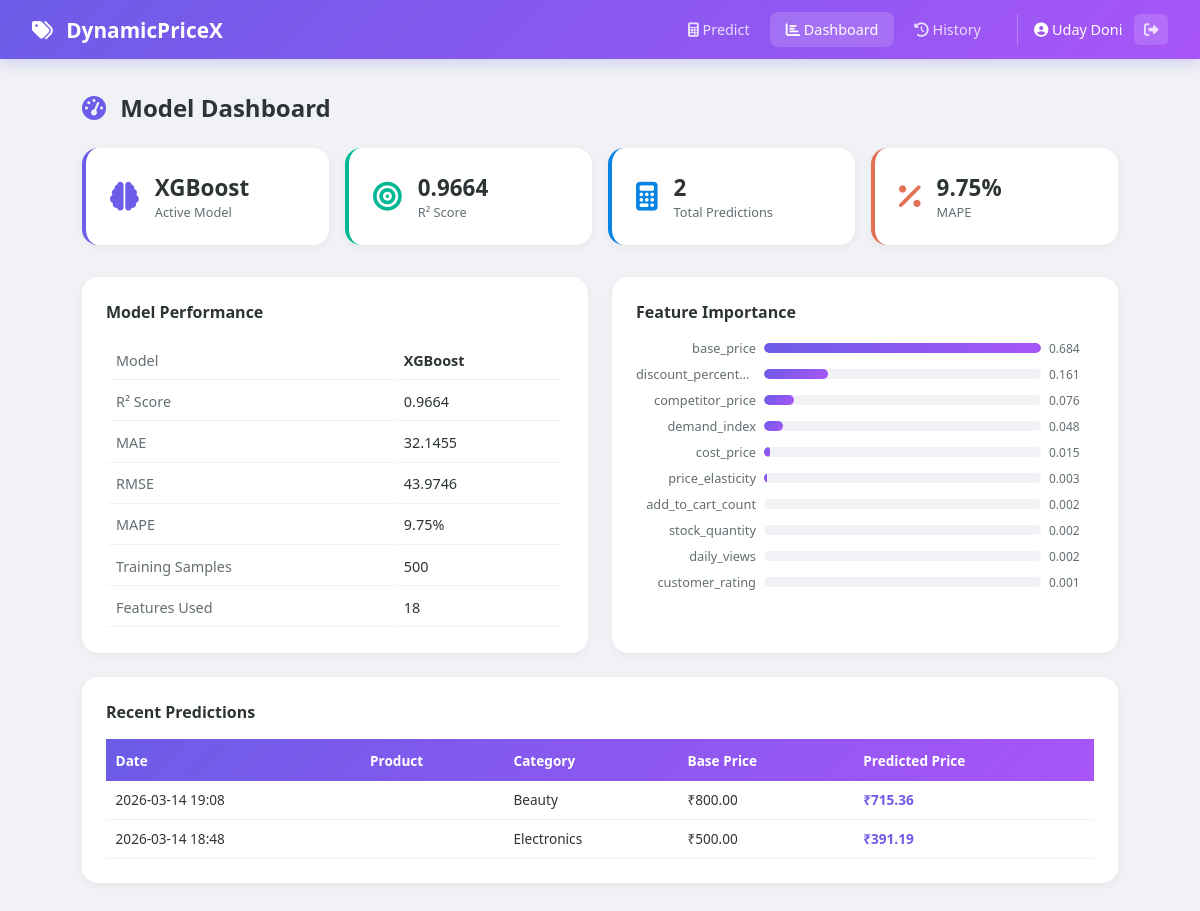
/dashboard (signed in), run on the app's committed database.
### database.py (models this page shows, shortened)
class User(UserMixin, db.Model):
    __tablename__ = 'users'
    id = db.Column(db.Integer, primary_key=True)
    username = db.Column(db.String(80), unique=True, nullable=False)
    email = db.Column(db.String(120), unique=True, nullable=False)
    password_hash = db.Column(db.String(256), nullable=False)
    full_name = db.Column(db.String(150), nullable=True)
    company = db.Column(db.String(150), nullable=True)
    created_at = db.Column(db.DateTime, default=datetime.utcnow)
    last_login = db.Column(db.DateTime, nullable=True)
    predictions = db.relationship('PredictionLog', backref='user', lazy=True)

class PredictionLog(db.Model):
    __tablename__ = 'prediction_logs'
    id = db.Column(db.Integer, primary_key=True)
    user_id = db.Column(db.Integer, db.ForeignKey('users.id'), nullable=False)
    product_category = db.Column(db.String(50))
    brand = db.Column(db.String(50))
    base_price = db.Column(db.Float)
    competitor_price = db.Column(db.Float)
    cost_price = db.Column(db.Float)
    stock_quantity = db.Column(db.Integer)
    daily_views = db.Column(db.Integer)
    daily_sales = db.Column(db.Integer)
    add_to_cart_count = db.Column(db.Integer)
    customer_rating = db.Column(db.Float)
    review_count = db.Column(db.Integer)
    discount_percentage = db.Column(db.Float)
    advertising_spend = db.Column(db.Float)
    promotion_type = db.Column(db.String(50))
    day_of_week = db.Column(db.Integer)
    season = db.Column(db.String(50))
    demand_index = db.Column(db.Integer)
    price_elasticity = db.Column(db.Float)
    predicted_price = db.Column(db.Float)
    created_at = db.Column(db.DateTime, default=datetime.utcnow)

### app.py (the view)
@app.route('/dashboard')
@login_required
def dashboard():
    metrics = get_metrics()
    total_preds = PredictionLog.query.filter_by(
        user_id=current_user.id
    ).count()
    recent = PredictionLog.query.filter_by(
        user_id=current_user.id
    ).order_by(PredictionLog.created_at.desc()).limit(5).all()
    return render_template(
        'dashboard.html',
        metrics=metrics,
        total_predictions=total_preds,
        recent_predictions=recent
    )

### app.py (called while the page is built)
@login_manager.user_loader
def load_user(user_id):
    return User.query.get(int(user_id))

def get_metrics():
    path = os.path.join(MODEL_FOLDER, 'metrics.json')
    if os.path.exists(path):
        with open(path) as f:
            return json.load(f)
    return None

### templates/dashboard.html (shortened to what this page needs)
<!DOCTYPE html>
<html lang="en">
<head>
    <link rel="stylesheet" href="{{ url_for('static', filename='css/style.css') }}">
    <link rel="stylesheet" href="https://cdnjs.cloudflare.com/ajax/libs/font-awesome/6.5.0/css/all.min.css">
</head>
<body>
    <nav class="navbar">
        <div class="nav-brand"><i class="fas fa-tags"></i> DynamicPriceX</div>
        <div class="nav-links">
            <a href="/"><i class="fas fa-calculator"></i> Predict</a>
            <a href="/dashboard" class="active"><i class="fas fa-chart-bar"></i> Dashboard</a>
            <a href="/history"><i class="fas fa-history"></i> History</a>
            <div class="nav-user">
                <span><i class="fas fa-user-circle"></i> {{ current_user.full_name or current_user.username }}</span>
                <a href="/logout" class="btn-nav-logout"><i class="fas fa-sign-out-alt"></i></a>
            </div>
        </div>
    </nav>
    <div class="container">
        <h1 class="page-title"><i class="fas fa-tachometer-alt"></i> Model Dashboard</h1>
        {% if metrics %}
        <div class="stats-grid">
            <div class="stat-card purple">
                <i class="fas fa-brain"></i>
                <div class="stat-info">
                    <span class="stat-num">{{ metrics.model_name }}</span>
                    <span class="stat-label">Active Model</span>
                </div>
            </div>
            <div class="stat-card green">
                <i class="fas fa-bullseye"></i>
                <div class="stat-info">
                    <span class="stat-num">{{ metrics.r2 }}</span>
                    <span class="stat-label">R² Score</span>
                </div>
            </div>
            <div class="stat-card blue">
                <i class="fas fa-calculator"></i>
                <div class="stat-info">
                    <span class="stat-num">{{ total_predictions }}</span>
                    <span class="stat-label">Total Predictions</span>
                </div>
            </div>
            <div class="stat-card orange">
                <i class="fas fa-percentage"></i>
                <div class="stat-info">
                    <span class="stat-num">{{ metrics.mape }}%</span>
                    <span class="stat-label">MAPE</span>
                </div>
            </div>
        </div>
        <div class="detail-grid">
            <div class="detail-card">
                <h3>Model Performance</h3>
                <table class="detail-table">
                    <tr><td>Model</td><td><strong>{{ metrics.model_name }}</strong></td></tr>
                    <tr><td>R² Score</td><td>{{ metrics.r2 }}</td></tr>
                    <tr><td>MAE</td><td>{{ metrics.mae }}</td></tr>
                    <tr><td>RMSE</td><td>{{ metrics.rmse }}</td></tr>
                    <tr><td>MAPE</td><td>{{ metrics.mape }}%</td></tr>
                    <tr><td>Training Samples</td><td>{{ metrics.num_samples }}</td></tr>
                    <tr><td>Features Used</td><td>{{ metrics.num_features }}</td></tr>
                </table>
            </div>
            <div class="detail-card">
                <h3>Feature Importance</h3>
                {% if metrics.feature_importance %}
                <div class="importance-bars">
                    {% for feat, imp in metrics.feature_importance.items() %}
                    {% if loop.index <= 10 %}
                    <div class="imp-row">
                        <span class="imp-name">{{ feat }}</span>
                        <div class="imp-bar-bg">
                            <div class="imp-bar" style="width: {{ (imp / metrics.feature_importance.values()|list|first * 100)|round }}%"></div>
                        </div>
                        <span class="imp-val">{{ "%.3f"|format(imp) }}</span>
                    </div>
                    {% endif %}
                    {% endfor %}
                </div>
                {% endif %}
            </div>
        </div>
        {% if recent_predictions %}
        <div class="detail-card full-width">
            <h3>Recent Predictions</h3>
            <table class="data-table">
                <thead>
                    <tr>
                        <th>Date</th><th>Product</th><th>Category</th>
                        <th>Base Price</th><th>Predicted Price</th>
                    </tr>
                </thead>
                <tbody>
                    {% for p in recent_predictions %}
                    <tr>
                        <td>{{ p.created_at.strftime('%Y-%m-%d %H:%M') }}</td>
                        <td>{{ p.product_name }}</td>
                        <td>{{ p.product_category }}</td>
                        <td>₹{{ "%.2f"|format(p.base_price) }}</td>
                        <td class="price-col">₹{{ "%.2f"|format(p.predicted_price) }}</td>
                    </tr>
                    {% endfor %}
                </tbody>
            </table>
        </div>
        {% endif %}
        {% else %}
        <div class="no-model">
            <i class="fas fa-chart-pie fa-3x"></i>
            <h2>No Model Data</h2>
            <p>Run <code>python train_model.py</code> first.</p>
        </div>
        {% endif %}
    </div>
</body>
</html>

### static/css/style.css (style rules this page uses)
* { margin: 0; padding: 0; box-sizing: border-box; }
:root { --primary: #6c5ce7; --primary-dark: #5a4bd1; --gradient: linear-gradient(135deg, #6c5ce7, #a855f7); --bg: #f0f2f5; --card: #ffffff; --text: #2d3436; --text-light: #636e72; --border: #dfe6e9; --success: #00b894; --warning: #fdcb6e; --danger: #e17055; --info: #0984e3; }
body { font-family: 'Segoe UI', system-ui, -apple-system, sans-serif; background: var(--bg); color: var(--text); min-height: 100vh; }
.navbar { background: var(--gradient); padding: 0.75rem 2rem; display: flex; justify-content: space-between; align-items: center; position: sticky; top: 0; z-index: 100; box-shadow: 0 2px 15px rgba(108,92,231,0.3); }
.nav-brand { color: white; font-size: 1.3rem; font-weight: 700; }
.nav-brand i { margin-right: 0.5rem; }
.nav-links { display: flex; align-items: center; gap: 0.25rem; }
.nav-links a { color: rgba(255,255,255,0.8); text-decoration: none; padding: 0.5rem 1rem; border-radius: 8px; font-size: 0.9rem; font-weight: 500; transition: all 0.3s; }
.nav-links a:hover, .nav-links a.active { color: white; background: rgba(255,255,255,0.15); }
.nav-user { display: flex; align-items: center; gap: 0.75rem; margin-left: 1rem; padding-left: 1rem; border-left: 1px solid rgba(255,255,255,0.25); color: white; font-size: 0.9rem; }
.btn-nav-logout { background: rgba(255,255,255,0.15) !important; padding: 0.4rem 0.6rem !important; border-radius: 6px !important; }
.container { max-width: 1100px; margin: 0 auto; padding: 2rem; }
.page-title { font-size: 1.5rem; margin-bottom: 1.5rem; color: var(--text); }
.page-title i { color: var(--primary); margin-right: 0.5rem; }
.stats-grid { display: grid; grid-template-columns: repeat(auto-fit, minmax(220px, 1fr)); gap: 1rem; margin-bottom: 2rem; }
.stat-card { background: white; border-radius: 16px; padding: 1.5rem; display: flex; align-items: center; gap: 1rem; box-shadow: 0 2px 10px rgba(0,0,0,0.05); border-left: 4px solid var(--border); }
.stat-card.purple { border-left-color: #6c5ce7; }
.stat-card.purple i { color: #6c5ce7; }
.stat-card.green { border-left-color: #00b894; }
.stat-card.green i { color: #00b894; }
.stat-card.blue { border-left-color: #0984e3; }
.stat-card.blue i { color: #0984e3; }
.stat-card.orange { border-left-color: #e17055; }
.stat-card.orange i { color: #e17055; }
.stat-card i { font-size: 1.8rem; }
.stat-info { display: flex; flex-direction: column; }
.stat-num { font-size: 1.4rem; font-weight: 700; }
.stat-label { font-size: 0.8rem; color: var(--text-light); }
.detail-grid { display: grid; grid-template-columns: 1fr 1fr; gap: 1.5rem; margin-bottom: 1.5rem; }
.detail-card { background: white; border-radius: 16px; padding: 1.5rem; box-shadow: 0 2px 10px rgba(0,0,0,0.05); }
.detail-card.full-width { grid-column: 1 / -1; }
.detail-card h3 { font-size: 1rem; margin-bottom: 1rem; color: var(--text); }
.detail-table { width: 100%; }
.detail-table td { padding: 0.6rem 0.5rem; border-bottom: 1px solid #f0f2f5; font-size: 0.9rem; }
.detail-table td:first-child { color: var(--text-light); }
.imp-row { display: flex; align-items: center; gap: 0.5rem; margin-bottom: 0.5rem; }
.imp-name { width: 120px; font-size: 0.8rem; color: var(--text-light); text-align: right; overflow: hidden; text-overflow: ellipsis; white-space: nowrap; }
.imp-bar-bg { flex: 1; height: 10px; background: #f0f2f5; border-radius: 5px; overflow: hidden; }
.imp-bar { height: 100%; background: var(--gradient); border-radius: 5px; transition: width 0.5s; }
.imp-val { font-size: 0.75rem; color: var(--text-light); width: 45px; }
.data-table { width: 100%; border-collapse: collapse; font-size: 0.85rem; }
.data-table thead { background: var(--gradient); color: white; }
.data-table th { padding: 0.7rem 0.6rem; font-weight: 600; text-align: left; white-space: nowrap; }
.data-table td { padding: 0.6rem; border-bottom: 1px solid #f0f2f5; }
.price-col { color: var(--primary); font-weight: 700; }

### data on the page
User: full_name "Uday Doni"
PredictionLog: created_at "2026-03-14 19:08", product_category "Beauty", base_price "800.00", predicted_price "715.36"
PredictionLog: created_at "2026-03-14 18:48", product_category "Electronics", base_price "500.00", predicted_price "391.19"

### other printed values
{{ metrics.model_name }} "XGBoost"
{{ metrics.r2 }} "0.9664"
{{ total_predictions }} "2"
{{ metrics.mape }} "9.75"
{{ metrics.mae }} "32.1455"
{{ metrics.rmse }} "43.9746"
{{ metrics.num_samples }} "500"
{{ metrics.num_features }} "18"
{{ feat }} "base_price" "discount_percent…" "competitor_price" "demand_index" "cost_price" "price_elasticity" "add_to_cart_count" "stock_quantity" "daily_views" "customer_rating"
{{ "%.3f"|format(imp) }} "0.684" "0.161" "0.076" "0.048" "0.015" "0.003" "0.002" "0.002" "0.002" "0.001"
